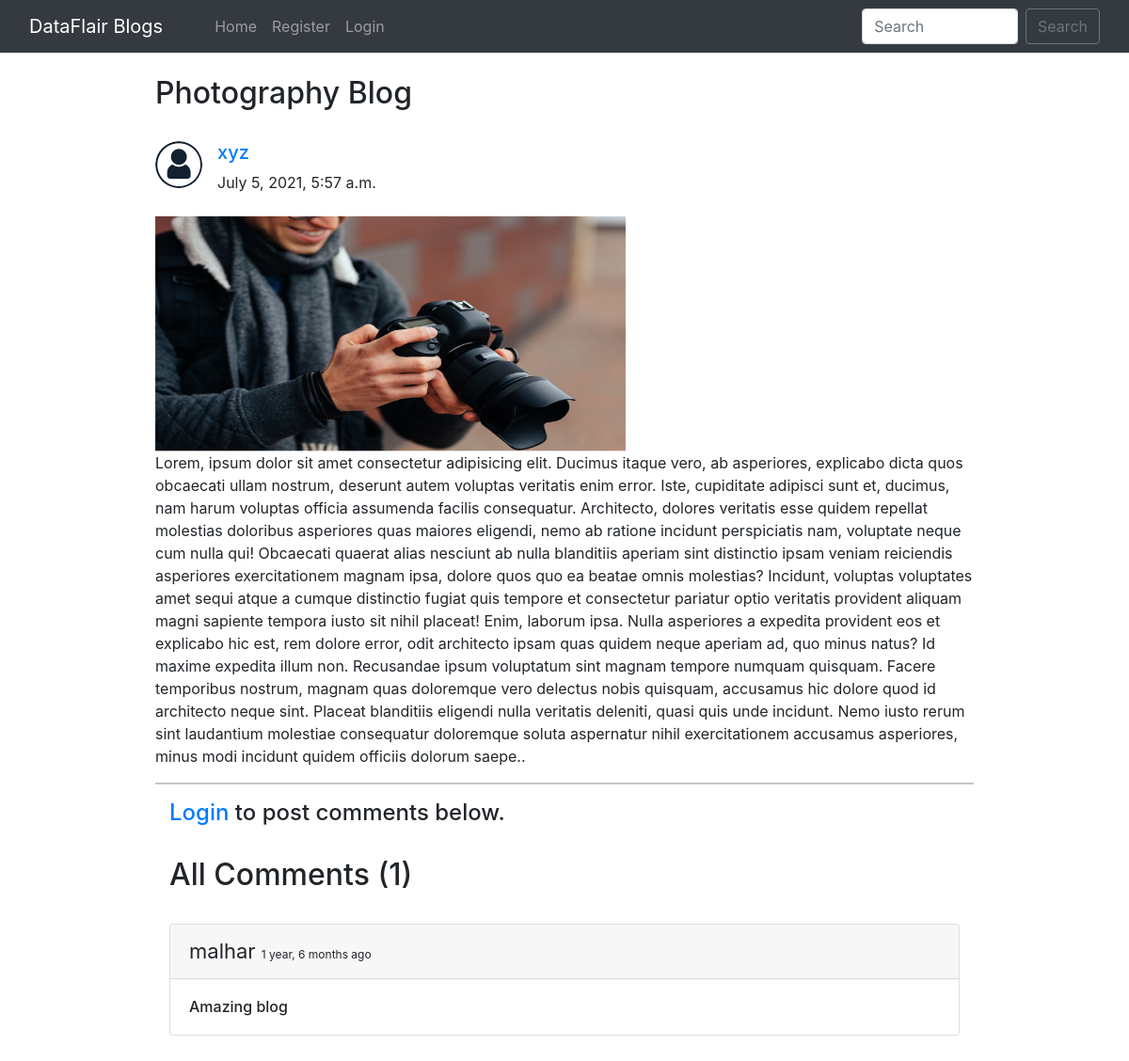
Screenshot of /blog/photography-blog/ with the database file from the repository.
### home/models.py (models this page shows, shortened)
class BlogPost(models.Model):
    title=models.CharField(max_length=255)
    author= models.ForeignKey(User, on_delete=models.CASCADE)
    slug=models.CharField(max_length=130)
    content=models.TextField()
    image = models.ImageField(upload_to="profile_pics", blank=True, null=True)
    dateTime=models.DateTimeField(auto_now_add=True)

class Profile(models.Model):
    user = models.OneToOneField(User, on_delete=models.CASCADE, blank=True, null=True)
    image = models.ImageField(upload_to="profile_pics", blank=True, null=True)
    bio = models.TextField(blank=True, null=True)
    phone_no = models.IntegerField(blank=True, null=True)
    facebook = models.CharField(max_length=300, blank=True, null=True)
    instagram = models.CharField(max_length=300, blank=True, null=True)
    linkedin = models.CharField(max_length=300, blank=True, null=True)

class Comment(models.Model):
    user = models.ForeignKey(User, on_delete=models.CASCADE)
    content = models.TextField()
    blog = models.ForeignKey(BlogPost, on_delete=models.CASCADE)
    parent_comment = models.ForeignKey('self', on_delete=models.CASCADE, null=True, blank=True)
    dateTime=models.DateTimeField(default=now)

### home/views.py (the view)
# urls.py: path("blog/<str:slug>/", views.blogs_comments, name="blogs_comments"),
def blogs_comments(request, slug):
    post = BlogPost.objects.filter(slug=slug).first()
    comments = Comment.objects.filter(blog=post)
    if request.method=="POST":
        user = request.user
        content = request.POST.get('content','')
        blog_id =request.POST.get('blog_id','')
        comment = Comment(user = user, content = content, blog=post)
        comment.save()
    return render(request, "blog_comments.html", {'post':post, 'comments':comments})

### home/templates/blog_comments.html (shortened to what this page needs)
{% extends 'base.html' %}
{% block body %}
{% load humanize %}
<div class="container w-75 my-4">
      <h2 class="blog-post-title">{{post.title}}</h2>
      <br>
      <div class="media">
            {% if post.author.profile.image %}
            <img class="mr-3 rounded-circle" src="{{post.author.profile.image.url}}" width="50px" height="50px"
                  alt="image">
            {% endif %}
            <div class="media-body">
                  <h5 class="mt-0"><a href="/user_profile/{{post.author.id}}/">{{post.author}}
                        </a></h5>
                  {{post.dateTime}}
            </div>
      </div>
      <br>
      <img src="/media/{{post.image}}" alt="" height="250px" width="500px">
      <br>
      <p>{{post.content}}.</p>
      <hr>
      {% if user.is_authenticated %}
      <div class="container">
            <h2>Add Comments Here</h2>
            <form action="/blog/{{post.slug}}/" method="POST"> {% csrf_token %}
                  <div class="form-floating">
                        <textarea class="form-control" placeholder="Leave a comment here" id="floatingTextarea2"
                              style="height: 100px" id="content" name="content"></textarea>
                        <label for="floatingTextarea2">Leave a comment here.</label>
                        <br>
                        <button type="submit" class="btn btn-primary">Comment</button>
                  </div>
            </form>
            {% else %}
            <div class="container">
                  <h4><a href="/login/">Login</a> to post comments below.</h4>
                  {% endif %}
                  <br>
                  <h2>All Comments ({{comments.count}})</h2>
                  <br>
                  {% for comment in comments %}
                  <div class="card">
                        <div class="card-header">
                              <span style="font-size: 22px;">{{comment.user}} </span> <span
                                    style="font-size: 12px;">{{comment.dateTime | naturaltime}}</span>
                        </div>
                        <div class="card-body">
                              <h6 class="card-text">{{comment.content}}</h6>
                        </div>
                  </div>
                  <br>
                  {% endfor %}
            </div>
      </div>
      {% endblock %}

### rows the page displays
BlogPost: title "Photography Blog", author.profile.image (picture), author "xyz", dateTime "July 5, 2021, 5:57 a.m.", image (picture), content "Lorem, ipsum dolor sit amet consectetur adipisicing elit. Ducimus itaque vero, ab asperiores, explicabo dicta quos obcaecati ullam nostrum, deserunt autem voluptas veritatis enim error. Iste, cupiditate adipisci sunt et, ducimus, nam harum voluptas officia assumenda facilis consequatur. Architecto, dolores veritatis esse quidem repellat molestias doloribus asperiores quas maiores eligendi, nemo ab ratione incidunt perspiciatis nam, voluptate neque cum nulla qui! Obcaecati quaerat alias nesciunt ab nulla blanditiis aperiam sint distinctio ipsam veniam reiciendis asperiores exercitationem magnam ipsa, dolore quos quo ea beatae omnis molestias? Incidunt, voluptas voluptates amet sequi atque a…"
Comment: user "malhar", dateTime "1 year, 6 months ago", content "Amazing blog"

### other values shown
{{ comments.count }} "1"
